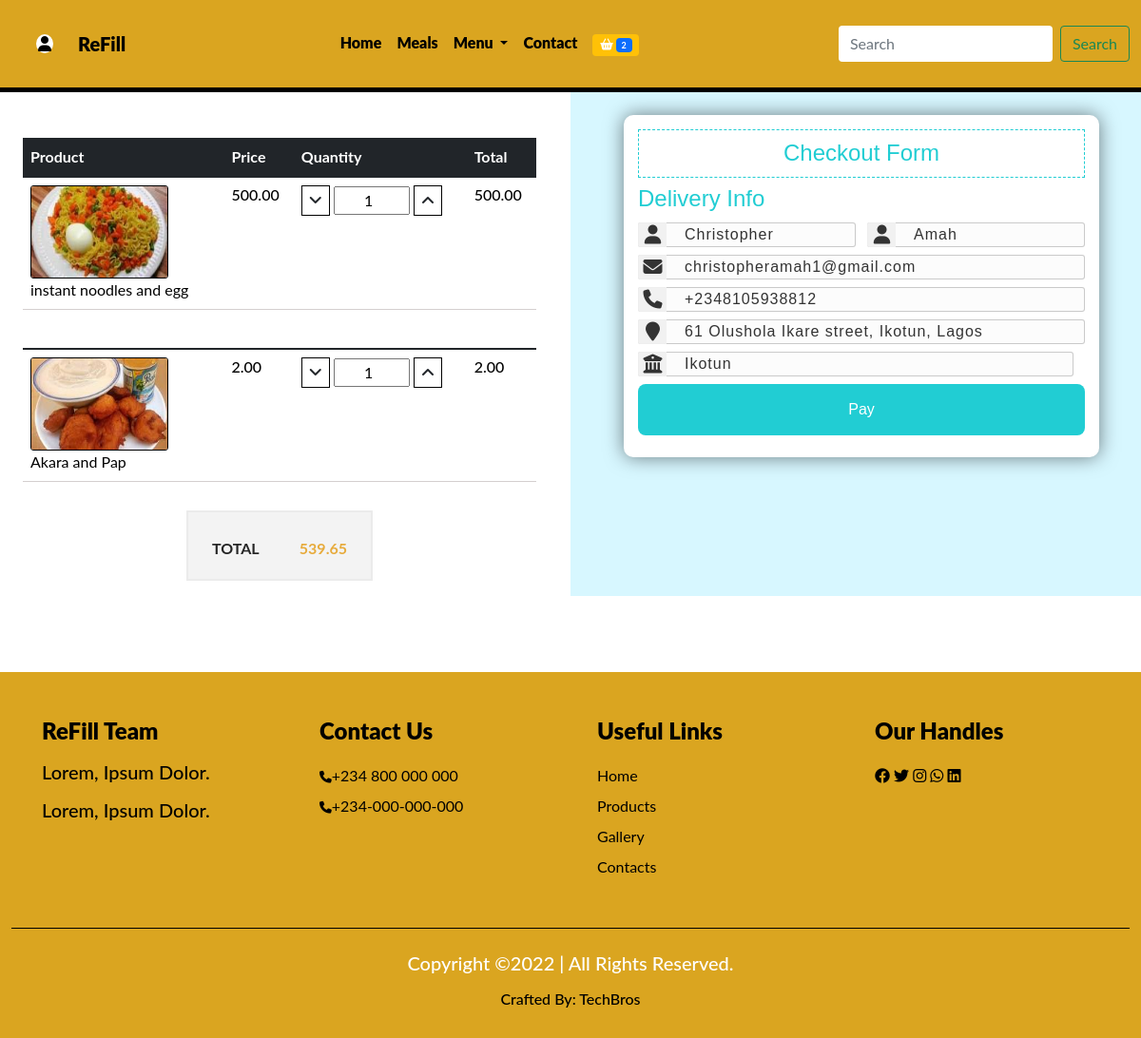
The app's page /checkout (signed in) with its own data.
### cart/models.py (models this page shows, shortened)
class Shopcart(models.Model):
    user = models.ForeignKey(User, on_delete=models.CASCADE)
    dish = models.ForeignKey(Dish, on_delete=models.CASCADE)
    c_date = models.DateTimeField(auto_now_add=True)
    c_name = models.CharField(max_length=50)
    quantity = models.IntegerField()
    c_price = models.IntegerField()
    amount = models.IntegerField()
    cart_code = models.CharField(max_length=255, default='a')
    paid = models.BooleanField(default=False)
    class Meta:
        db_table = 'shopcart'
        managed = True
        verbose_name = 'Shopcart'
        verbose_name_plural = 'Shopcarts'

### techbro/models.py (models this page shows, shortened)
class Dish(models.Model):
    category = models.ForeignKey(Category, on_delete=models.CASCADE)
    breakfast = models.BooleanField(default=False)
    lunch = models.BooleanField(default=False)
    dinner = models.BooleanField(default=False)
    appetizer = models.BooleanField(default=False)
    dessert = models.BooleanField(default=False)
    drink = models.BooleanField(default=False)
    name = models.CharField(max_length=50)
    image = models.ImageField(upload_to='food', default='pix.png', blank=True, null=True)
    price = models.IntegerField()
    min = models.IntegerField()
    max = models.IntegerField()
    special = models.BooleanField(default=False)
    in_stock = models.BooleanField()
    description = models.TextField()
    class Meta:
        db_table = 'dish'
        managed = True
        verbose_name = 'Dish'
        verbose_name_plural = 'Dishes'

### dashboard/models.py (models this page shows, shortened)
class Profile(models.Model):
    user = models.OneToOneField(User, on_delete=models.CASCADE)
    first_name = models.CharField(max_length=250)
    last_name = models.CharField(max_length=250)
    email = models.EmailField(max_length=250)
    phone = models.CharField(max_length=20)
    address = models.CharField(max_length=250)
    city = models.CharField(max_length=250)
    state = models.CharField(max_length=250)
    profile_pix = models.ImageField(upload_to= 'dashboard', default='dashboard/avatar.jpg')

### techbro/views.py (the view)
# urls.py: path('checkout', checkout, name='checkout'),
@login_required(login_url='signin')
def checkout(request):
    profile = Profile.objects.get(user__username = request.user.username)
    shopcart = Shopcart.objects.filter(user__username = request.user.username, paid=False)
    subtotal = 0
    vat = 0
    total = 0
    for item in shopcart:
        subtotal += item.amount
    vat = 0.075 * subtotal
    total = vat + subtotal
    context = {
        'profile':profile,
        'shopcart':shopcart,
        'subtotal':subtotal,
        'vat':vat,
        'total':total,
    }
    return render(request, 'checkout.html', context)

### techbro/context_processor.py (called while the page is built)
def cartcount(request):
    count = Shopcart.objects.filter(user__username = request.user.username, paid= False)
    user1 = user__username = 1
    itemcount = 0
    for item in count:
        itemcount += user1
    context = {
        'itemcount': itemcount,
    }
    return context

### techbro/templates/checkout.html (shortened to what this page needs)
{% extends 'base.html' %}
{% load humanize %}
{% block header %} {% include 'header.html' %}{% endblock header %}
{% block content %}
 <div class="row">
    <div class="col-lg-6 col-sm-12">
          <section class="mt-5">
            <div class="container cart">
              <div class="table-responsive">
                <table class="table">
                  <thead class="thead bg-dark">
                    {% if shopcart %}
                    {% for item in shopcart %}
                    <tr>
                        <th scope="col" class="text-white">Product</th>
                        <th scope="col" class="text-white">Price</th>
                        <th scope="col" class="text-white">Quantity</th>
                        <th scope="col" class="text-white">Total</th>
                      </tr>
                    </thead>
                    <tbody>
                      <tr>
                        <td>
                          <div class="main">
                            <div class="d-flex">
                              <img src="{{item.dish.image.url}}" alt="">
                            </div>
                            <div class="des">
                              <p>{{item.c_name}}</p>
                            </div>
                          </div>
                        </td>
                        <td>
                          <h6>{{item.c_price|floatformat:2|intcomma}}</h6>
                        </td>
                        <td>
                          <div class="counter">
                            <i class="fas fa-angle-down"></i>
                            <input type="input-number" type="text" value="{{item.quantity}}">
                            <i class="fas fa-angle-up"></i>
                          </div>
                        </td>
                        <td>
                          <h5>{{item.amount|floatformat:2|intcomma}}</h5>
                        </td>
                      </tr>
                    {% endfor %}
                    {% endif %}
                  </tbody>
                </table>
              </div>
            </div>
              <div class="col-lg-4 offset-lg-4">
                <div class="checkout">
                  <ul>
                      <li class="cart-total">Total
                        <span>{{total|floatformat:2|intcomma}}</span>
                      </li>
                  </ul>
              </div>
            </div>
      </section>
   </div>
      <div class="col-lg-6 col-sm-12 check">
        <div class="container wrapper">
          <h2>Checkout Form</h2>
          <form class="payment" action="{% url 'payment' %}" method="POST">
            <h4>Delivery Info</h4>
            <div class="input_group">
              <div class="input_box">
                <input type="text" name="first_name" placeholder="First Name" required class="name ps-5" value="{{profile.first_name}}">
              </div>
              <div class="input_box">
                <input type="text" name="last_name" placeholder="Surname Name" required class="name ps-5" value="{{profile.last_name}}">
              </div>
            </div>
            <div class="input_group">
              <div class="input_box">
                <input type="email" name="email" placeholder="Email Address" required class="name ps-5" value="{{profile.email}}">
              </div>
            </div>
            <div class="input_group">
              <div class="input_box">
                <input type="text" name="phone" placeholder="Phone Number" required class="name ps-5" value="{{profile.phone}}">
              </div>
            </div>
            <div class="input_group">
              <div class="input_box">
                <input type="Address" name="address" placeholder="Address" class="name ps-5" required value="{{profile.address}}">
              </div>
            </div>
            <div class="input_group">
              <div class="input_box">
                <input type="Address" name="city" placeholder="City" required class="name ps-5" value="{{profile.city}}">
              </div>
            </div>
            <div class="input_group">
              <div class="input_box">
                <button type="submit">Pay</button>
              </div>
            </div>
          </form>
        </div>
      </div>
</div>
{% endblock content %}
{% block footer %} {% include 'footer.html' %}{% endblock footer %}

### techbro/static/css/dash.css (style rules this page uses)
* { box-sizing: border-box; margin: 0; padding: 0; }

### techbro/static/css/index.css (style rules this page uses)
* { margin: 0; padding: 0; box-sizing: border-box; }

### techbro/static/css/nedu.css (style rules this page uses)
* { padding: 0; margin: 0; box-sizing: border-box; }
:root { --body: white; --navbody: pink; --navbar: #0f0f0ffb; --text: #f8aa02; --navback: #003566; --moon: black; }
body { font-family: 'Lato', sans-serif; background: var(--body); }
.main .d-flex img { width: 145px; height: 98px; }
.cart .table { margin-bottom: 30px; border-bottom: 1px solid rgb(212, 207, 207); }
.cart .table thead tr th { border-top: 0px; font-size: 16px; font-weight: bold; border-bottom: 0px; }
.cart .table tbody tr td .main .d-flex { padding-right: 30px; }
.cart .table tbody tr td .main .d-flex img { border: 1px solid var(--moon); border-radius: 3px; }
.cart .table tbody tr td .main .des { vertical-align: middle; align-self: center; }
.cart .table tbody tr td .main .des p { margin-bottom: 0px; color: var(--moon); }
.cart .table tbody tr td h6 { font-size: 16px; color: var(--moon); margin-bottom: 0px; }
.cart .table tbody tr td h5 { font-size: 16px; color: var(--moon); margin-bottom: 0px; }
.cart .table tbody tr td .counter { margin-bottom: 0px; }
.counter i { border: 1px solid var(--moon); padding: 7px; display: inline-block; position: relative; }
.cart .table tbody tr td .counter input { width: 80px; padding-left: 30px; height: 30px; outline: none; box-shadow: none; }
.checkout ul { border: 2px solid #ebebeb; background: #f3f3f3; padding-left: 25px; padding-right: 25px; padding-top: 16px; padding-bottom: 20px; }
.checkout ul li { list-style: none; font-size: 16px; font-weight: bold; color: #252525; text-transform: uppercase; overflow: hidden; }
.checkout ul li.cart-total { padding-top: 10px; }
.checkout ul li.cart-total span { color: #e7ab3c; }
.checkout ul li span { float: right; }
.check { background-color: #d7f7ff; font-family: Arial, Helvetica, sans-serif; }
.wrapper { background-color: #fff; width: 500px; padding: 15px; margin: 24px auto 0; box-shadow: 0px 0px 20px rgb(0, 0, 0, 0.5); border-radius: 10px; }
.wrapper h2 { border: #fcfcfc; color: #21cdd3; font-size: 24px; padding: 10px; margin-bottom: 8px; text-align: center; border: 1px dashed #21cdd3; }
.wrapper h4 { padding-bottom: 2px; color: #21cdd3; }
.input_group { margin-bottom: 8px; width: 100%; position: relative; display: flex; flex-direction: row; padding: 5px, 0; }
.input_box { width: 100%; margin-right: 12px; position: relative; }
.input_box:last-child { margin-right: 0; }
.input_box .name { padding: 14px, 10px, 14px, 50px; width: 100%; background-color: #fcfcfc; border: 1px solid #0003; outline: none; letter-spacing: 1px; transition: 0.3s; border-radius: 3px; color: #333; }
.input_box button { width: 100%; background-color: #21cdd3; color: #fff; border: none; padding: 15px; border-right: 4px; font-size: 16px; transition: all 0.3s ease; border-radius: 8px; }

### techbro/static/css/style.css (style rules this page uses)
* { margin: 0; padding: 0; box-sizing: border-box; }

### records on screen
Shopcart: dish.image (picture), c_name "instant noodles and egg", c_price "500.00", quantity "1", amount "500.00"
Shopcart: dish.image (picture), c_name "Akara and Pap", c_price "2.00", quantity "1", amount "2.00"
Profile: first_name "Christopher", last_name "Amah", email "christopheramah1@gmail.com", phone "+2348105938812", address "61 Olushola Ikare street, Ikotun, Lagos", city "Ikotun"

### other values on screen
{{ itemcount }} "2"
{{ total|floatformat:2|intcomma }} "539.65"
